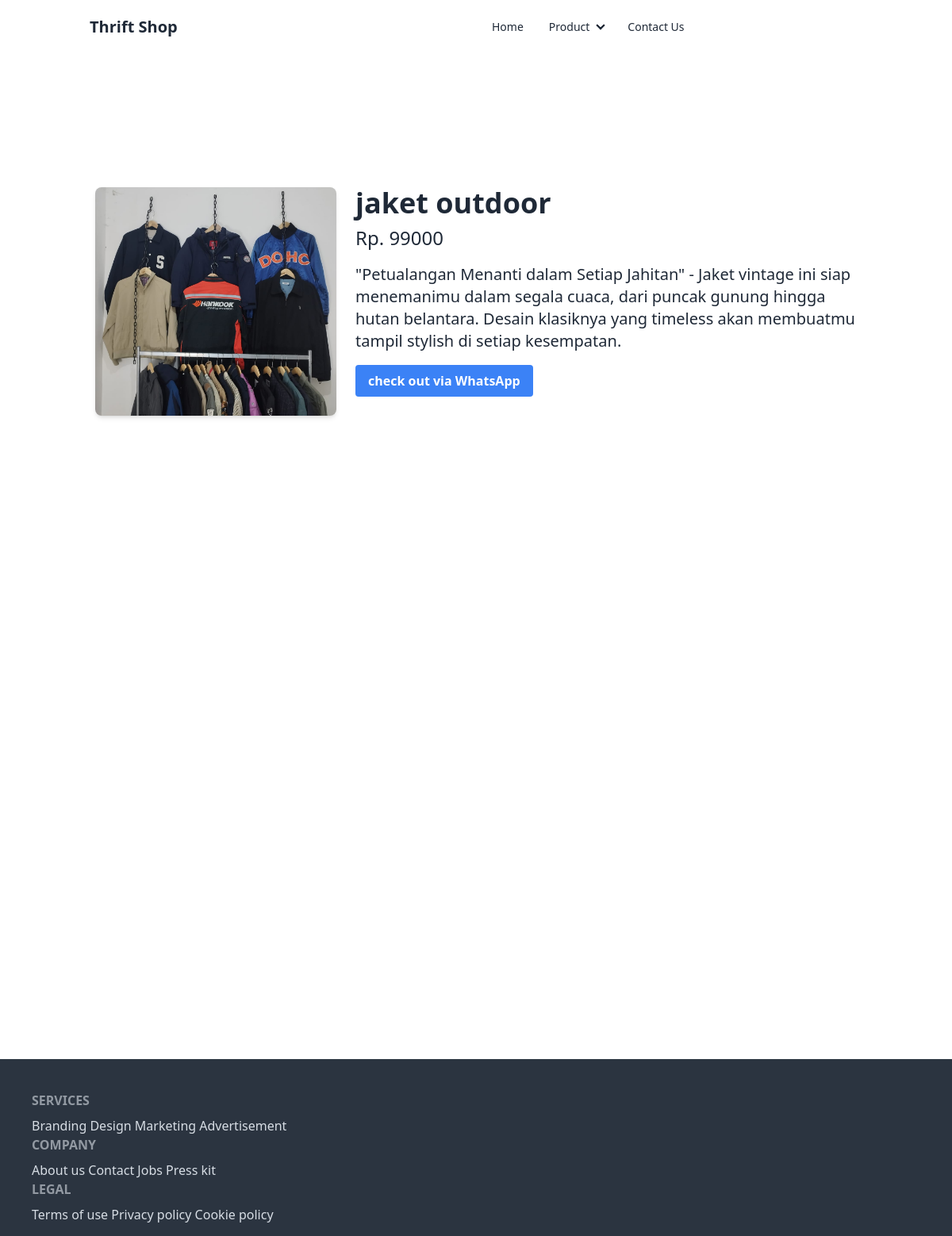
Page /olshopthrift/detail/jaket-outdoor/ on the committed database.
### olshopthrift/models.py (models this page shows, shortened)
class Product(models.Model):
    judul = models.CharField(max_length=255)
    description = models.TextField()
    kategori = models.ForeignKey(Kategori,on_delete=models.CASCADE)
    slug_prdt = models.SlugField(editable=False,blank=True)
    created_at = models.DateTimeField(auto_now_add=True)
    upddated_at = models.DateTimeField(auto_now=True)
    harga = models.IntegerField(default=0)
    images = models.ImageField(blank=True,default='default.png')
    is_hot = models.BooleanField(default=False)

### olshopthrift/views.py (the view)
# urls.py: path("detail/<slug:slugInput>/",detail_product,name="detail"),
def detail_product(request,slugInput):
    detail_products = Product.objects.get(slug_prdt=slugInput)
    return render(request,"olshopthrift/detail.html",context={
        "judul" : "detail product",
        "heading" : "page detail",
        "detail" : detail_products,
    })

### olshopthrift/templates/olshopthrift/detail.html (shortened to what this page needs)
{% extends "base.html" %}
{% block content %}
<main class="container mx-auto mt-10 p-4 md:p-8">
    <div class="grid grid-cols-1 md:grid-cols-3 gap-4 lg:gap-6 xl:gap-8">
        <div class="col-span-1 md:col-span-1">
            <img src="{{ detail.images.url }}" alt="{{ detail.judul }}" class="w-full h-48 object-cover rounded-lg shadow-md md:h-60 lg:h-72 xl:h-96 max-w-md mx-auto">
        </div>
        <div class="col-span-2 md:col-span-2">
            <h1 class="text-2xl font-bold mb-2 text-dark md:text-3xl lg:text-4xl">{{ detail.judul }}</h1>
            <p class="text-lg font-medium mb-4 text-dark md:text-xl lg:text-2xl">Rp. {{ detail.harga }}</p>
            <p class="text-dark mb-4 md:text-lg lg:text-xl">{{ detail.description }}</p>
            <a href="https://wa.me/6287742028130?text=Hello%2C%20I%20want%20to%20checkout%20the%20following%20product%3A%20%0A%0AProduct%3A%20{{ detail.judul }}%0APrice%3A%20Rp.%20{{ detail.harga }}%0ADescription%3A%20{{ detail.description }}%0A%0AThank%20you!" target="_blank">
                <button class="bg-blue-500 hover:bg-blue-700 text-white font-bold py-2 px-4 rounded focus:outline-none focus:shadow-outline">
                    check out via WhatsApp
                </button>
            </a>
        </div>
    </div>
</main>
{% endblock content %}

### rows in the picture
Product: images (picture), judul "jaket outdoor", harga "99000", description "\"Petualangan Menanti dalam Setiap Jahitan\" - Jaket vintage ini siap menemanimu dalam segala cuaca, dari puncak gunung hingga hutan belantara. Desain klasiknya yang timeless akan membuatmu tampil stylish di setiap kesempatan."
